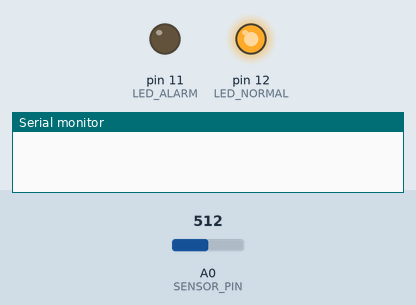
This program was run on a simulated Arduino Uno, built with avr-gcc and run on an emulated ATmega328P. Shown: output pins drawn as LEDs (lit = HIGH), the last lines printed to the serial monitor. Inputs (shaded band) come from the test bench; at power-on: A0 (SENSOR_PIN) = 512.

Above: at 1.2 s.
1.3 s: A0 (SENSOR_PIN) set to 908
2.8 s: A0 (SENSOR_PIN) set to 931
At 3.4 s:
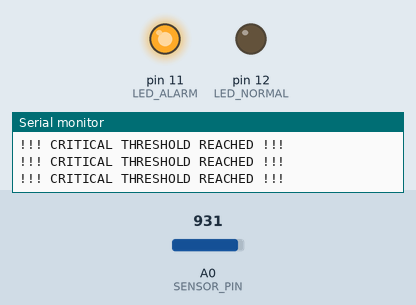
4.3 s: A0 (SENSOR_PIN) set to 910
At 5.0 s:
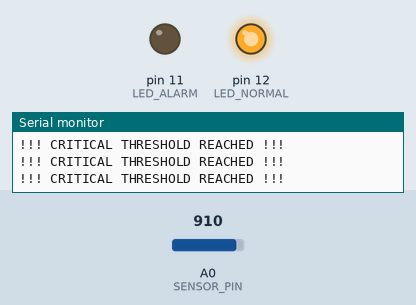
Timing chart, 0 to 7.3 s (numbered marks = the images above; inputs shaded):
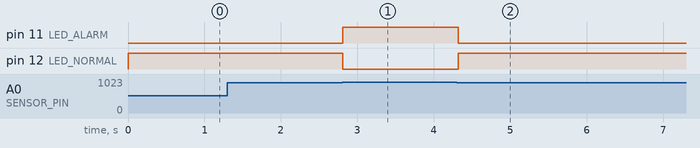

Measured:
- the behaviour switches between 919 and 920 on A0 (SENSOR_PIN) (found by bisection; images 0 and 1)
- after the input at 1.3 s, every drawn part: stays the same
- after the input at 2.8 s, pin 11 (LED_ALARM): LOW → HIGH at once; pin 12 (LED_NORMAL): HIGH → LOW at once
- after the input at 4.3 s, pin 11 (LED_ALARM): HIGH → LOW at once; pin 12 (LED_NORMAL): LOW → HIGH at once

The program:

main.cpp
```cpp
#include <Arduino.h>

const int SENSOR_PIN = A0;
const int LED_NORMAL = 12; // Green. To indicated System is within normal range
const int LED_ALARM = 11;  // Red. To indicatd System is out of normal range
const int THRESHOLD = 920; // 90% mark

void setup() {
    pinMode(LED_NORMAL, OUTPUT);
    pinMode(LED_ALARM, OUTPUT);
    Serial.begin(9600);
}

void loop() {
    int val = analogRead(SENSOR_PIN);

    if (val >= THRESHOLD) {
        digitalWrite(LED_ALARM, HIGH);
        digitalWrite(LED_NORMAL, LOW);
        Serial.println("!!! CRITICAL THRESHOLD REACHED !!!");
    } else {
        digitalWrite(LED_ALARM, LOW);
        digitalWrite(LED_NORMAL, HIGH);
    }
    delay(50);
}
```
